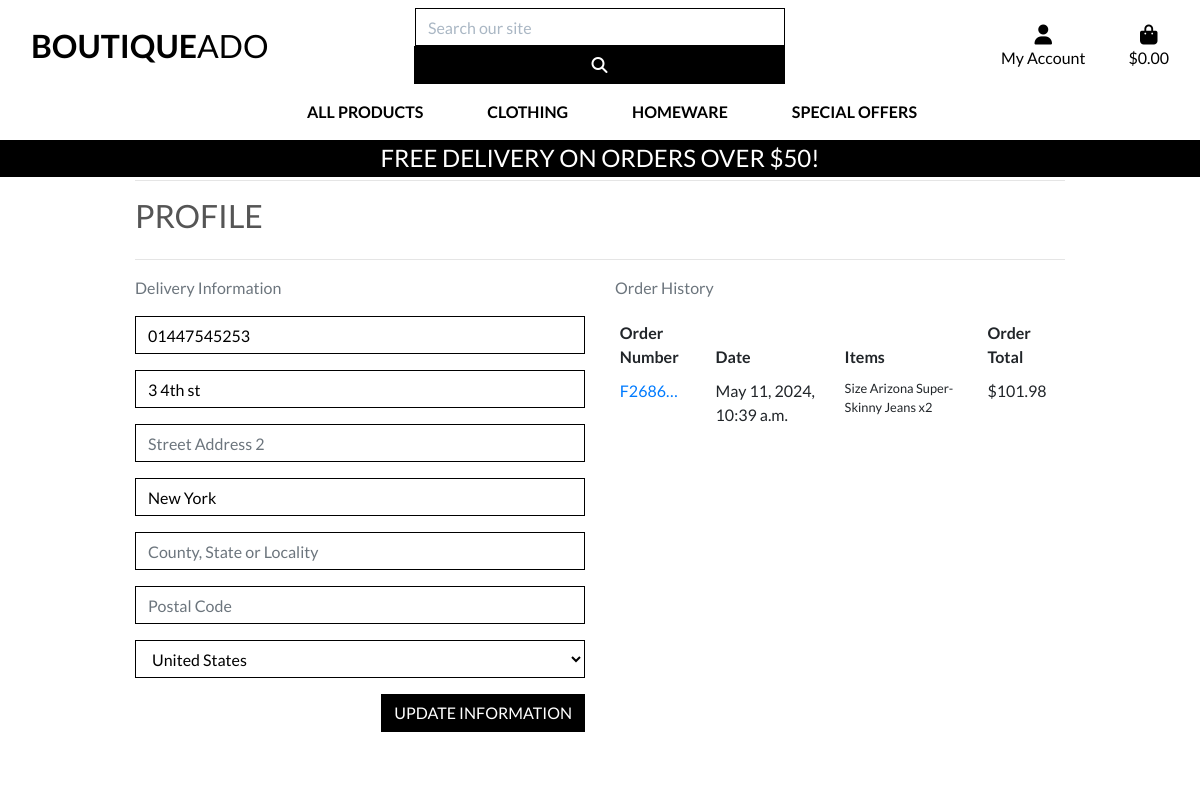
The app's page /profile/ (signed in) with its own data.
### profiles/models.py (models this page shows, shortened)
class UserProfile(models.Model):
    user = models.OneToOneField(User, on_delete=models.CASCADE)
    default_phone_number = models.CharField(max_length=20, null=True, blank=True)
    default_street_address1 = models.CharField(max_length=80, null=True, blank=True)
    default_street_address2 = models.CharField(max_length=80, null=True, blank=True)
    default_town_or_city = models.CharField(max_length=40, null=True, blank=True)
    default_county = models.CharField(max_length=80, null=True, blank=True)
    default_postcode = models.CharField(max_length=20, null=True, blank=True)
    default_country = CountryField(blank_label='Country', null=True, blank=True)

### checkout/models.py (models this page shows, shortened)
class Order(models.Model):
    order_number = models.CharField(max_length=32, null=False, editable=False)
    user_profile = models.ForeignKey(UserProfile, on_delete=models.SET_NULL,
                                     null=True, blank=True, related_name='orders')
    full_name = models.CharField(max_length=50, null=False, blank=False)
    email = models.EmailField(max_length=254, null=False, blank=False)
    phone_number = models.CharField(max_length=20, null=False, blank=False)
    country = CountryField(blank_label="Country *", null=False, blank=False)
    postcode = models.CharField(max_length=20, null=True, blank=True)
    town_or_city = models.CharField(max_length=40, null=False, blank=False)
    street_address1 = models.CharField(max_length=80, null=False, blank=False)
    street_address2 = models.CharField(max_length=80, null=True, blank=True)
    county = models.CharField(max_length=80, null=True, blank=True)
    date = models.DateTimeField(auto_now_add=True)
    delivery_cost = models.DecimalField(max_digits=6, decimal_places=2, null=False, default=0)
    order_total = models.DecimalField(max_digits=10, decimal_places=2, null=False, default=0)
    grand_total = models.DecimalField(max_digits=10, decimal_places=2, null=False, default=0)
    original_bag = models.TextField(null=False, blank=False, default='')
    stripe_pid = models.CharField(max_length=254, null=False, blank=False, default='')

class OrderLineItem(models.Model):
    order = models.ForeignKey(Order, null=False, blank=False, on_delete=models.CASCADE, related_name='lineitems')
    product = models.ForeignKey(Product, null=False, blank=False, on_delete=models.CASCADE)
    product_size = models.CharField(max_length=2, null=True, blank=True)
    quantity = models.IntegerField(null=False, blank=False, default=0)
    lineitem_total = models.DecimalField(max_digits=6, decimal_places=2, null=False, blank=False, editable=False)

### products/models.py (models this page shows, shortened)
class Product(models.Model):
    category = models.ForeignKey('Category', null=True, blank=True, on_delete=models.SET_NULL)
    sku = models.CharField(max_length=254, null=True, blank=True)
    name = models.CharField(max_length=254)
    description = models.TextField()
    has_sizes = models.BooleanField(default=False, null=True, blank=True)
    price = models.DecimalField(max_digits=6, decimal_places=2)
    rating = models.DecimalField(max_digits=6, decimal_places=2, null=True,
                                 blank=True)
    image_url = models.URLField(max_length=1024, null=True, blank=True)
    image = models.ImageField(null=True, blank=True)

### profiles/views.py (the view)
# urls.py: path('profile/', include('profiles.urls')),
@login_required
def profile(request):
    profile = get_object_or_404(UserProfile, user=request.user)
    if request.method == 'POST':
        form = UserProfileForm(request.POST, instance=profile)
        if form.is_valid():
            form.save()
            messages.success(request, 'Profile updated successfully')
        else:
            messages.error(request, 'Update failed. Please ensure the form is valid.')
    else:
        form = UserProfileForm(instance=profile)
    orders = profile.orders.all()
    template = 'profiles/profile.html'
    context = {
        'form': form,
        'orders': orders,
        'on_profile_page': True,
    }
    return render(request, template, context)

### profiles/forms.py
class UserProfileForm(forms.ModelForm):
    class Meta:
        model = UserProfile
        exclude = ('user',)
    def __init__(self, *args, **kwargs):
        super().__init__(*args, **kwargs)
        placeholders = {
            'default_phone_number': 'Phone Number',
            'default_postcode': 'Postal Code',
            'default_town_or_city': 'Town or City',
            'default_street_address1': 'Street Address 1',
            'default_street_address2': 'Street Address 2',
            'default_county': 'County, State or Locality',
        }
        self.fields['default_phone_number'].widget.attrs['autofocus'] = True
        for field in self.fields:
            if field != 'default_country':
                if self.fields[field].required:
                    placeholder = f'{placeholders[field]} *'
                else:
                    placeholder = placeholders[field]
                self.fields[field].widget.attrs['placeholder'] = placeholder
            self.fields[field].widget.attrs['class'] = 'border-black rounded-0 profile-form-input'
            self.fields[field].label = False

### bag/contexts.py (called while the page is built, shortened)
def bag_contents(request):
    bag_items = []
    total = 0
    product_count = 0
    bag = request.session.get('bag', {})
    if total < settings.FREE_DELIVERY_THRESHOLD:
        delivery = total * Decimal(settings.STANDARD_DELIVERY_PERCENTAGE / 100)
        free_delivery_delta = settings.FREE_DELIVERY_THRESHOLD - total
    else:
        delivery = 0
        free_delivery_delta = 0
    grand_total = delivery + total
    context = {
        'bag_items': bag_items,
        'total': total,
        'product_count': product_count,
        'delivery': delivery,
        'free_delivery_delta': free_delivery_delta,
        'free_delivery_threshold': settings.FREE_DELIVERY_THRESHOLD,
        'grand_total': grand_total,
    }
    return context

### profiles/templates/profiles/profile.html (shortened to what this page needs)
{% extends "base.html" %}
{% load static %}
{% block extra_css %}
    <link rel="stylesheet" href="{% static 'profiles/css/profile.css' %}">
{% endblock %}
{% block page_header %}
    <div class="container header-container">
    </div>
{% endblock %}
{% block content %}
    <div class="overlay"></div>
    <div class="container">
        <div class="row">
            <div class="col">
                <hr>
                <h2 class="logo-font mb-4">Profile</h2>
                <hr>
            </div>
        </div>
        <div class="row">
            <div class="col-12 col-lg-6">
                <p class="text-muted">Delivery Information</p>
                <form class="mt-3" action="{% url 'profile' %}" method="POST" id="profile-update-form">
                    {{ form|crispy }}
                    <button class="btn btn-black rounded-0 text-uppercase float-right">Update Information</button>
                </form>
            </div>
            <div class="col-12 col-lg-6">
                <p class="text-muted">Order History</p>
                <div class="order-history order-responsive">
                    <table class="table table-sm table-borderless">
                        <thead>
                            <tr>
                                <th>Order Number</th>
                                <th>Date</th>
                                <th>Items</th>
                                <th>Order Total</th>
                            </tr>
                        </thead>
                        <tbody>
                            {% for order in orders %}
                                <tr>
                                    <td>
                                        <a href="{% url 'order_history' order.order_number %}"
                                            title="{{ order.order_number }}">
                                            {{ order.order_number|truncatechars:6 }}
                                        </a>
                                    </td>
                                    <td>{{ order.date }}</td>
                                    <td>
                                        <ul class="list-unstyled">
                                            {% for item in order.lineitems.all %}
                                                <li class="small">
                                                    {% if item.product.has_sizes %}
                                                        Size {{ item.product.size|upper }}
                                                    {% endif %}
                                                    {{ item.product.name }} x{{ item.quantity }}
                                                </li>
                                            {% endfor %}
                                        </ul>
                                    </td>
                                    <td>${{ order.grand_total }}</td>
                                </tr>
                            {% endfor %}
                        </tbody>
                    </table>
                </div>
            </div>
        </div>
{% endblock %}

### static/css/base.css (style rules this page uses)
html { height: 100%; }
body { background: url('/media/homepage_background_cropped.jpeg') no-repeat center center fixed; background-size: cover; height: calc(100vh - 164px); color: #555; font-family: 'Lato'; }
.logo-font { text-transform: uppercase; }
.btn-black { background: black; color: white; }
.border-black { border: 1px solid black !important; }
.overlay { height: 100%; width: 100%; top: 0; left: 0; position: fixed; background: white; z-index: -1; }
@media (min-width: 1200px) { .container { max-width: 80%; } }
@media (min-width: 992px) { .header-container { padding-top: 164px; } }

### profiles/static/profiles/css/profile.css (style rules this page uses)
.order-history { max-height: 416px; overflow-y: auto; }
#profile-update-form .form-control { color: #000; }
#profile-update-form::placeholder { color: #aab7c4; }
#id_default_country, #id_default_country option:not(:first-child) { color: #000; }

### records on screen
UserProfile: default_phone_number "01447545253", default_street_address1 "3 4th st", default_town_or_city "New York", default_country "United States"
Order: order_number "F2686…", date "May 11, 2024, 10:39 a.m.", grand_total "101.98"
OrderLineItem: product.name "Arizona Super-Skinny Jeans", quantity "2"

### other values on screen
{{ free_delivery_threshold }} "50"
